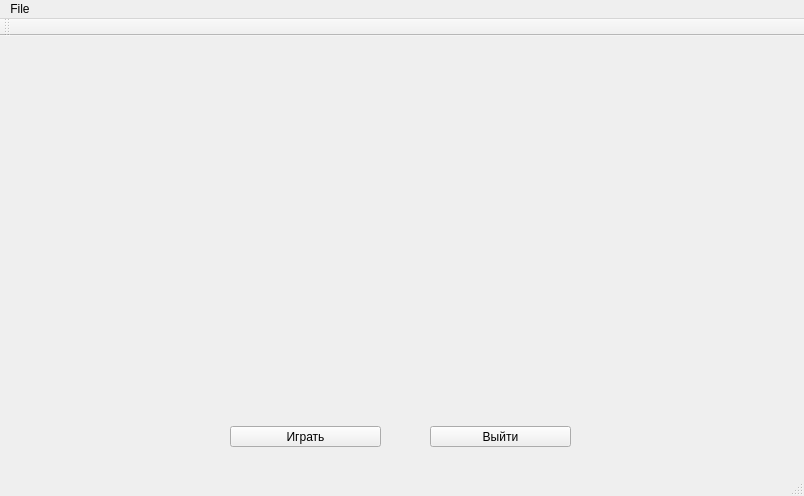
<?xml version="1.0" encoding="UTF-8"?>
<ui version="4.0">
 <class>MainWindow</class>
 <widget class="QMainWindow" name="MainWindow">
  <property name="geometry">
   <rect>
    <x>0</x>
    <y>0</y>
    <width>804</width>
    <height>496</height>
   </rect>
  </property>
  <property name="windowTitle">
   <string>Игра 21(очко)</string>
  </property>
  <property name="autoFillBackground">
   <bool>true</bool>
  </property>
  <widget class="QWidget" name="centralWidget">
   <widget class="QPushButton" name="closeButton">
    <property name="geometry">
     <rect>
      <x>430</x>
      <y>390</y>
      <width>141</width>
      <height>21</height>
     </rect>
    </property>
    <property name="text">
     <string>Выйти</string>
    </property>
   </widget>
   <widget class="QPushButton" name="playButton">
    <property name="geometry">
     <rect>
      <x>230</x>
      <y>390</y>
      <width>151</width>
      <height>21</height>
     </rect>
    </property>
    <property name="text">
     <string>Играть</string>
    </property>
   </widget>
   <widget class="QLabel" name="pictureLabel">
    <property name="enabled">
     <bool>true</bool>
    </property>
    <property name="geometry">
     <rect>
      <x>0</x>
      <y>0</y>
      <width>800</width>
      <height>600</height>
     </rect>
    </property>
    <property name="maximumSize">
     <size>
      <width>800</width>
      <height>800</height>
     </size>
    </property>
    <property name="text">
     <string/>
    </property>
   </widget>
  </widget>
  <widget class="QMenuBar" name="menuBar">
   <property name="geometry">
    <rect>
     <x>0</x>
     <y>0</y>
     <width>804</width>
     <height>21</height>
    </rect>
   </property>
   <widget class="QMenu" name="menuFile">
    <property name="title">
     <string>File</string>
    </property>
    <addaction name="actionQuit"/>
   </widget>
   <addaction name="menuFile"/>
  </widget>
  <widget class="QToolBar" name="mainToolBar">
   <attribute name="toolBarArea">
    <enum>TopToolBarArea</enum>
   </attribute>
   <attribute name="toolBarBreak">
    <bool>false</bool>
   </attribute>
  </widget>
  <widget class="QStatusBar" name="statusBar"/>
  <action name="actionQuit">
   <property name="text">
    <string>Quit</string>
   </property>
  </action>
 </widget>
 <layoutdefault spacing="6" margin="11"/>
 <resources/>
 <connections/>
</ui>
